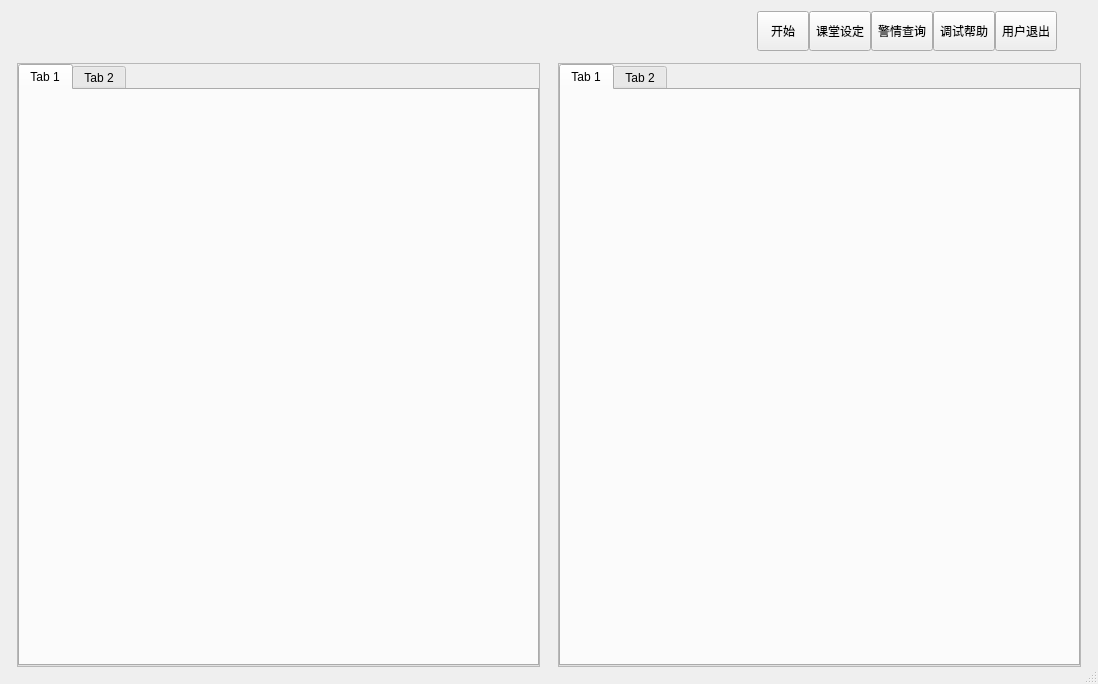
<?xml version="1.0" encoding="UTF-8"?>
<ui version="4.0">
 <class>UIDemo3</class>
 <widget class="QDialog" name="UIDemo3">
  <property name="geometry">
   <rect>
    <x>0</x>
    <y>0</y>
    <width>1098</width>
    <height>684</height>
   </rect>
  </property>
  <property name="windowTitle">
   <string>Form</string>
  </property>
  <property name="sizeGripEnabled">
   <bool>true</bool>
  </property>
  <layout class="QGridLayout" name="gridLayout">
   <item row="0" column="0" colspan="2">
    <widget class="QWidget" name="widgetTitle" native="true">
     <property name="sizePolicy">
      <sizepolicy hsizetype="Preferred" vsizetype="Fixed">
       <horstretch>0</horstretch>
       <verstretch>0</verstretch>
      </sizepolicy>
     </property>
     <layout class="QHBoxLayout" name="horizontalLayout_2">
      <property name="spacing">
       <number>10</number>
      </property>
      <property name="leftMargin">
       <number>10</number>
      </property>
      <property name="topMargin">
       <number>0</number>
      </property>
      <property name="rightMargin">
       <number>0</number>
      </property>
      <property name="bottomMargin">
       <number>0</number>
      </property>
      <item>
       <widget class="QLabel" name="labIco">
        <property name="text">
         <string/>
        </property>
        <property name="alignment">
         <set>Qt::AlignCenter</set>
        </property>
       </widget>
      </item>
      <item>
       <widget class="QLabel" name="labTitle">
        <property name="styleSheet">
         <string notr="true"/>
        </property>
        <property name="text">
         <string/>
        </property>
        <property name="alignment">
         <set>Qt::AlignLeading|Qt::AlignLeft|Qt::AlignVCenter</set>
        </property>
       </widget>
      </item>
      <item>
       <spacer name="horizontalSpacer">
        <property name="orientation">
         <enum>Qt::Horizontal</enum>
        </property>
        <property name="sizeHint" stdset="0">
         <size>
          <width>40</width>
          <height>20</height>
         </size>
        </property>
       </spacer>
      </item>
      <item>
       <widget class="QWidget" name="widgetTop" native="true">
        <layout class="QHBoxLayout" name="horizontalLayout_3">
         <property name="spacing">
          <number>0</number>
         </property>
         <property name="leftMargin">
          <number>0</number>
         </property>
         <property name="topMargin">
          <number>0</number>
         </property>
         <property name="rightMargin">
          <number>0</number>
         </property>
         <property name="bottomMargin">
          <number>0</number>
         </property>
         <item>
          <widget class="QToolButton" name="btnMain">
           <property name="sizePolicy">
            <sizepolicy hsizetype="Fixed" vsizetype="Expanding">
             <horstretch>0</horstretch>
             <verstretch>0</verstretch>
            </sizepolicy>
           </property>
           <property name="text">
            <string>  开始  </string>
           </property>
           <property name="icon">
            <iconset resource="demo.qrc">
             <normaloff>:/demo/main_main.png</normaloff>:/demo/main_main.png</iconset>
           </property>
           <property name="toolButtonStyle">
            <enum>Qt::ToolButtonTextUnderIcon</enum>
           </property>
          </widget>
         </item>
         <item>
          <widget class="QToolButton" name="btnConfig">
           <property name="sizePolicy">
            <sizepolicy hsizetype="Fixed" vsizetype="Expanding">
             <horstretch>0</horstretch>
             <verstretch>0</verstretch>
            </sizepolicy>
           </property>
           <property name="text">
            <string>课堂设定</string>
           </property>
           <property name="icon">
            <iconset resource="demo.qrc">
             <normaloff>:/demo/main_config.png</normaloff>:/demo/main_config.png</iconset>
           </property>
           <property name="toolButtonStyle">
            <enum>Qt::ToolButtonTextUnderIcon</enum>
           </property>
          </widget>
         </item>
         <item>
          <widget class="QToolButton" name="btnData">
           <property name="sizePolicy">
            <sizepolicy hsizetype="Fixed" vsizetype="Expanding">
             <horstretch>0</horstretch>
             <verstretch>0</verstretch>
            </sizepolicy>
           </property>
           <property name="text">
            <string>警情查询</string>
           </property>
           <property name="icon">
            <iconset resource="demo.qrc">
             <normaloff>:/demo/main_data.png</normaloff>:/demo/main_data.png</iconset>
           </property>
           <property name="checked">
            <bool>false</bool>
           </property>
           <property name="toolButtonStyle">
            <enum>Qt::ToolButtonTextUnderIcon</enum>
           </property>
          </widget>
         </item>
         <item>
          <widget class="QToolButton" name="btnHelp">
           <property name="sizePolicy">
            <sizepolicy hsizetype="Fixed" vsizetype="Expanding">
             <horstretch>0</horstretch>
             <verstretch>0</verstretch>
            </sizepolicy>
           </property>
           <property name="styleSheet">
            <string notr="true"/>
           </property>
           <property name="text">
            <string>调试帮助</string>
           </property>
           <property name="icon">
            <iconset resource="demo.qrc">
             <normaloff>:/demo/main_help.png</normaloff>:/demo/main_help.png</iconset>
           </property>
           <property name="toolButtonStyle">
            <enum>Qt::ToolButtonTextUnderIcon</enum>
           </property>
          </widget>
         </item>
         <item>
          <widget class="QToolButton" name="btnExit">
           <property name="sizePolicy">
            <sizepolicy hsizetype="Fixed" vsizetype="Expanding">
             <horstretch>0</horstretch>
             <verstretch>0</verstretch>
            </sizepolicy>
           </property>
           <property name="styleSheet">
            <string notr="true"/>
           </property>
           <property name="text">
            <string>用户退出</string>
           </property>
           <property name="icon">
            <iconset resource="demo.qrc">
             <normaloff>:/demo/main_exit.png</normaloff>:/demo/main_exit.png</iconset>
           </property>
           <property name="toolButtonStyle">
            <enum>Qt::ToolButtonTextUnderIcon</enum>
           </property>
          </widget>
         </item>
        </layout>
       </widget>
      </item>
      <item>
       <widget class="QWidget" name="widgetMenu" native="true">
        <layout class="QGridLayout" name="gridLayout_2">
         <property name="leftMargin">
          <number>0</number>
         </property>
         <property name="topMargin">
          <number>0</number>
         </property>
         <property name="rightMargin">
          <number>0</number>
         </property>
         <property name="bottomMargin">
          <number>0</number>
         </property>
         <property name="spacing">
          <number>0</number>
         </property>
         <item row="0" column="1" colspan="2">
          <spacer name="verticalSpacer">
           <property name="orientation">
            <enum>Qt::Vertical</enum>
           </property>
           <property name="sizeHint" stdset="0">
            <size>
             <width>20</width>
             <height>40</height>
            </size>
           </property>
          </spacer>
         </item>
        </layout>
       </widget>
      </item>
     </layout>
    </widget>
   </item>
   <item row="2" column="1">
    <widget class="QWidget" name="widget_main_2" native="true">
     <layout class="QVBoxLayout" name="verticalLayout_6">
      <property name="leftMargin">
       <number>6</number>
      </property>
      <property name="topMargin">
       <number>6</number>
      </property>
      <property name="rightMargin">
       <number>6</number>
      </property>
      <property name="bottomMargin">
       <number>6</number>
      </property>
      <item>
       <widget class="QSplitter" name="splitterH_3">
        <property name="orientation">
         <enum>Qt::Horizontal</enum>
        </property>
        <widget class="QSplitter" name="splitterV_3">
         <property name="orientation">
          <enum>Qt::Vertical</enum>
         </property>
         <widget class="QFrame" name="frame_3">
          <property name="frameShape">
           <enum>QFrame::StyledPanel</enum>
          </property>
          <property name="frameShadow">
           <enum>QFrame::Raised</enum>
          </property>
          <layout class="QVBoxLayout" name="verticalLayout_2">
           <property name="spacing">
            <number>0</number>
           </property>
           <property name="leftMargin">
            <number>0</number>
           </property>
           <property name="topMargin">
            <number>0</number>
           </property>
           <property name="rightMargin">
            <number>0</number>
           </property>
           <property name="bottomMargin">
            <number>0</number>
           </property>
           <item>
            <widget class="QTabWidget" name="tabWidget_3">
             <property name="currentIndex">
              <number>0</number>
             </property>
             <widget class="QWidget" name="tab_9">
              <attribute name="title">
               <string>Tab 1</string>
              </attribute>
              <layout class="QHBoxLayout" name="horizontalLayout_4">
               <item>
                <widget class="PanelWidget" name="widgetPanel_5" native="true"/>
               </item>
              </layout>
             </widget>
             <widget class="QWidget" name="tab_10">
              <attribute name="title">
               <string>Tab 2</string>
              </attribute>
             </widget>
            </widget>
           </item>
          </layout>
         </widget>
        </widget>
       </widget>
      </item>
     </layout>
    </widget>
   </item>
   <item row="2" column="0">
    <widget class="QWidget" name="widget_main" native="true">
     <layout class="QVBoxLayout" name="verticalLayout_3">
      <property name="leftMargin">
       <number>6</number>
      </property>
      <property name="topMargin">
       <number>6</number>
      </property>
      <property name="rightMargin">
       <number>6</number>
      </property>
      <property name="bottomMargin">
       <number>6</number>
      </property>
      <item>
       <widget class="QSplitter" name="splitterH">
        <property name="orientation">
         <enum>Qt::Horizontal</enum>
        </property>
        <widget class="QSplitter" name="splitterV">
         <property name="orientation">
          <enum>Qt::Vertical</enum>
         </property>
         <widget class="QFrame" name="frame">
          <property name="frameShape">
           <enum>QFrame::StyledPanel</enum>
          </property>
          <property name="frameShadow">
           <enum>QFrame::Raised</enum>
          </property>
          <layout class="QVBoxLayout" name="verticalLayout">
           <property name="spacing">
            <number>0</number>
           </property>
           <property name="leftMargin">
            <number>0</number>
           </property>
           <property name="topMargin">
            <number>0</number>
           </property>
           <property name="rightMargin">
            <number>0</number>
           </property>
           <property name="bottomMargin">
            <number>0</number>
           </property>
           <item>
            <widget class="QTabWidget" name="tabWidget">
             <property name="currentIndex">
              <number>0</number>
             </property>
             <widget class="QWidget" name="tab">
              <attribute name="title">
               <string>Tab 1</string>
              </attribute>
              <layout class="QHBoxLayout" name="horizontalLayout">
               <item>
                <widget class="PanelWidget" name="widgetPanel" native="true"/>
               </item>
              </layout>
             </widget>
             <widget class="QWidget" name="tab_2">
              <attribute name="title">
               <string>Tab 2</string>
              </attribute>
             </widget>
            </widget>
           </item>
          </layout>
         </widget>
        </widget>
       </widget>
      </item>
     </layout>
    </widget>
   </item>
  </layout>
 </widget>
 <customwidgets>
  <customwidget>
   <class>PanelWidget</class>
   <extends>QWidget</extends>
   <header location="global">form/panelwidget.h</header>
   <container>1</container>
  </customwidget>
 </customwidgets>
 <resources>
  <include location="demo.qrc"/>
 </resources>
 <connections/>
</ui>
